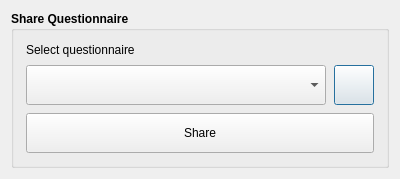
<?xml version="1.0" encoding="UTF-8"?>
<ui version="4.0">
 <class>DlgShare</class>
 <widget class="QDialog" name="DlgShare">
  <property name="geometry">
   <rect>
    <x>0</x>
    <y>0</y>
    <width>400</width>
    <height>168</height>
   </rect>
  </property>
  <property name="sizePolicy">
   <sizepolicy hsizetype="Preferred" vsizetype="Maximum">
    <horstretch>0</horstretch>
    <verstretch>0</verstretch>
   </sizepolicy>
  </property>
  <property name="windowTitle">
   <string>Share Questionnaire</string>
  </property>
  <layout class="QVBoxLayout" name="verticalLayout_2">
   <item>
    <widget class="QGroupBox" name="groupBox">
     <property name="sizePolicy">
      <sizepolicy hsizetype="Preferred" vsizetype="Maximum">
       <horstretch>0</horstretch>
       <verstretch>0</verstretch>
      </sizepolicy>
     </property>
     <property name="font">
      <font>
       <weight>75</weight>
       <bold>true</bold>
      </font>
     </property>
     <property name="title">
      <string>Share Questionnaire</string>
     </property>
     <layout class="QVBoxLayout" name="verticalLayout">
      <property name="spacing">
       <number>8</number>
      </property>
      <property name="leftMargin">
       <number>12</number>
      </property>
      <property name="topMargin">
       <number>12</number>
      </property>
      <property name="rightMargin">
       <number>12</number>
      </property>
      <property name="bottomMargin">
       <number>12</number>
      </property>
      <item>
       <widget class="QLabel" name="label">
        <property name="sizePolicy">
         <sizepolicy hsizetype="Preferred" vsizetype="Fixed">
          <horstretch>0</horstretch>
          <verstretch>0</verstretch>
         </sizepolicy>
        </property>
        <property name="font">
         <font>
          <weight>50</weight>
          <bold>false</bold>
         </font>
        </property>
        <property name="text">
         <string>Select questionnaire</string>
        </property>
       </widget>
      </item>
      <item>
       <layout class="QHBoxLayout" name="horizontalLayout_2">
        <item>
         <widget class="QComboBox" name="questionnaireComboBox">
          <property name="sizePolicy">
           <sizepolicy hsizetype="Preferred" vsizetype="Maximum">
            <horstretch>0</horstretch>
            <verstretch>0</verstretch>
           </sizepolicy>
          </property>
          <property name="minimumSize">
           <size>
            <width>0</width>
            <height>40</height>
           </size>
          </property>
          <property name="maximumSize">
           <size>
            <width>16777215</width>
            <height>40</height>
           </size>
          </property>
          <property name="font">
           <font>
            <weight>50</weight>
            <bold>false</bold>
           </font>
          </property>
         </widget>
        </item>
        <item>
         <widget class="QPushButton" name="refreshPushButton">
          <property name="minimumSize">
           <size>
            <width>40</width>
            <height>40</height>
           </size>
          </property>
          <property name="maximumSize">
           <size>
            <width>40</width>
            <height>40</height>
           </size>
          </property>
          <property name="text">
           <string/>
          </property>
          <property name="icon">
           <iconset>
            <normaloff>../icons/gear.svg</normaloff>../icons/gear.svg</iconset>
          </property>
         </widget>
        </item>
       </layout>
      </item>
      <item>
       <widget class="QPushButton" name="sharePushButton">
        <property name="sizePolicy">
         <sizepolicy hsizetype="Minimum" vsizetype="Maximum">
          <horstretch>0</horstretch>
          <verstretch>0</verstretch>
         </sizepolicy>
        </property>
        <property name="minimumSize">
         <size>
          <width>0</width>
          <height>40</height>
         </size>
        </property>
        <property name="maximumSize">
         <size>
          <width>16777215</width>
          <height>40</height>
         </size>
        </property>
        <property name="font">
         <font>
          <weight>50</weight>
          <bold>false</bold>
         </font>
        </property>
        <property name="text">
         <string>Share</string>
        </property>
       </widget>
      </item>
     </layout>
    </widget>
   </item>
  </layout>
 </widget>
 <resources/>
 <connections/>
</ui>
